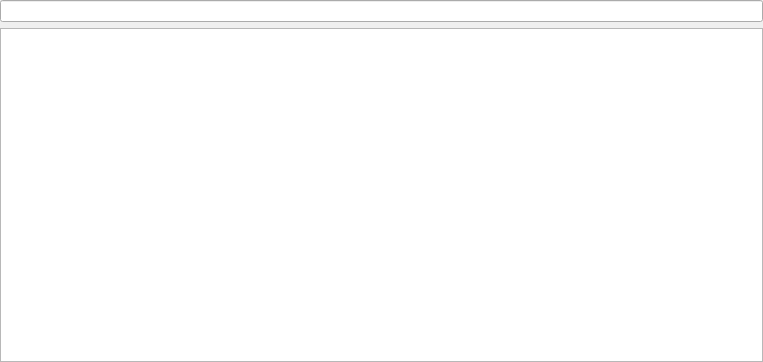
<?xml version="1.0" encoding="UTF-8"?>
<ui version="4.0">
 <class>DSearchInfoDialog</class>
 <widget class="QDialog" name="DSearchInfoDialog">
  <property name="geometry">
   <rect>
    <x>0</x>
    <y>0</y>
    <width>763</width>
    <height>362</height>
   </rect>
  </property>
  <property name="windowTitle">
   <string>Dialog</string>
  </property>
  <layout class="QVBoxLayout" name="verticalLayout">
   <property name="leftMargin">
    <number>0</number>
   </property>
   <property name="topMargin">
    <number>0</number>
   </property>
   <property name="rightMargin">
    <number>0</number>
   </property>
   <property name="bottomMargin">
    <number>0</number>
   </property>
   <item>
    <widget class="QLineEdit" name="lineEdit_edit"/>
   </item>
   <item>
    <widget class="QListView" name="listView_search">
     <property name="horizontalScrollBarPolicy">
      <enum>Qt::ScrollBarAlwaysOff</enum>
     </property>
    </widget>
   </item>
  </layout>
 </widget>
 <resources/>
 <connections/>
</ui>
